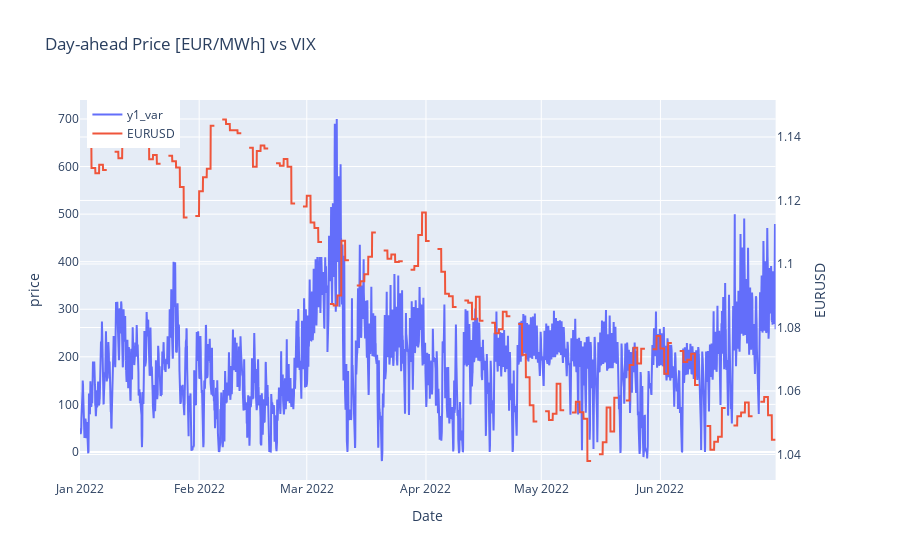

This figure's notebook cell:
### Code cell
plotters.plot_compare_two_col(xgb_merged_data, 'price', 'EURUSD', 'Day-ahead Price [EUR/MWh] vs VIX')

### Figure 1 — Plotly figure (JSON) as saved in the notebook; plotly's stock layout.template omitted (floating-point values rounded to 4 significant figures; data arrays with more than 128 entries replaced by an {"elided": "..."} marker saying what was removed)
{"data": [{"name": "y1_var", "type": "scatter", "x": {"elided": "4344 str values"}, "xaxis": "x", "y": {"elided": "4344 float values"}, "yaxis": "y"}, {"name": "EURUSD", "type": "scatter", "x": {"elided": "4344 str values"}, "xaxis": "x", "y": {"elided": "4344 float values"}, "yaxis": "y2"}], "layout": {"hovermode": "x unified", "legend": {"x": 0.01, "y": 1}, "title": {"text": "Day-ahead Price [EUR/MWh] vs VIX"}, "xaxis": {"anchor": "y", "domain": [0, 0.94], "title": {"text": "Date"}}, "yaxis": {"anchor": "x", "domain": [0, 1], "title": {"text": "price"}}, "yaxis2": {"anchor": "x", "overlaying": "y", "side": "right", "title": {"text": "EURUSD"}}}}
